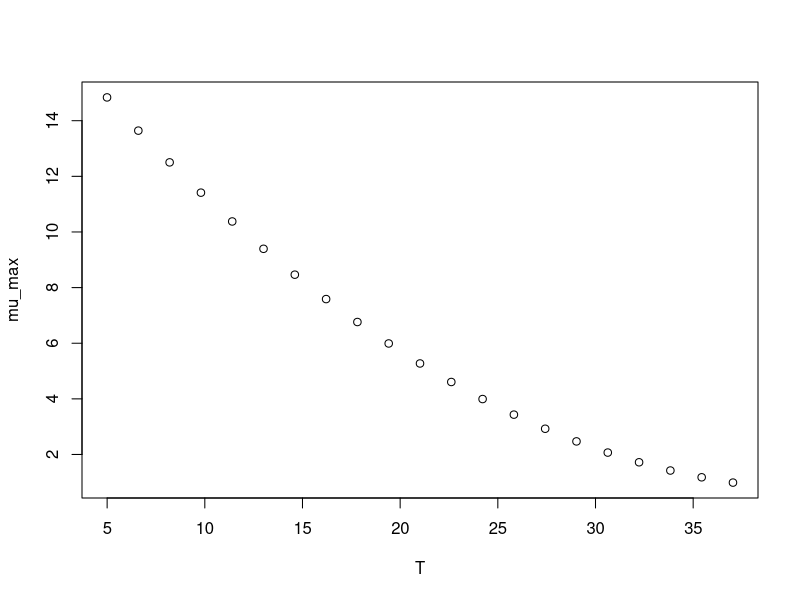

Here is the R script that generated this plot:
#############################
# start of Parameter script
#############################
T <- seq(4.995004995005,37.037,length.out=21)
#############################
# end of Parameter script
#############################
############################# 
# start of Model script Gropin ID 1255 
#############################
 
# constant coefficients for this model
 
variables <- data.frame(T)
argumentsPar <- expand.grid(variables)
 
# heart of the model
response_surface <- function(T) {
   mumax <-18.90+(-0.8647*T)+(0.01029*T^2)

return(mumax=mumax)
} 

# output parameters
mumax <- cbind(argumentsPar,response_surface(argumentsPar['T']))
colnames(mumax) <- c(colnames(argumentsPar),'mumax')
#############################
# End of Model script
#############################
############################# 
# start of Visualisation script Gropin ID 1255 
#############################
plot(T,mumax$mumax,
                          xlab='T',
                          ylab='mu_max')
#############################
# End of Visualisation script
#############################
